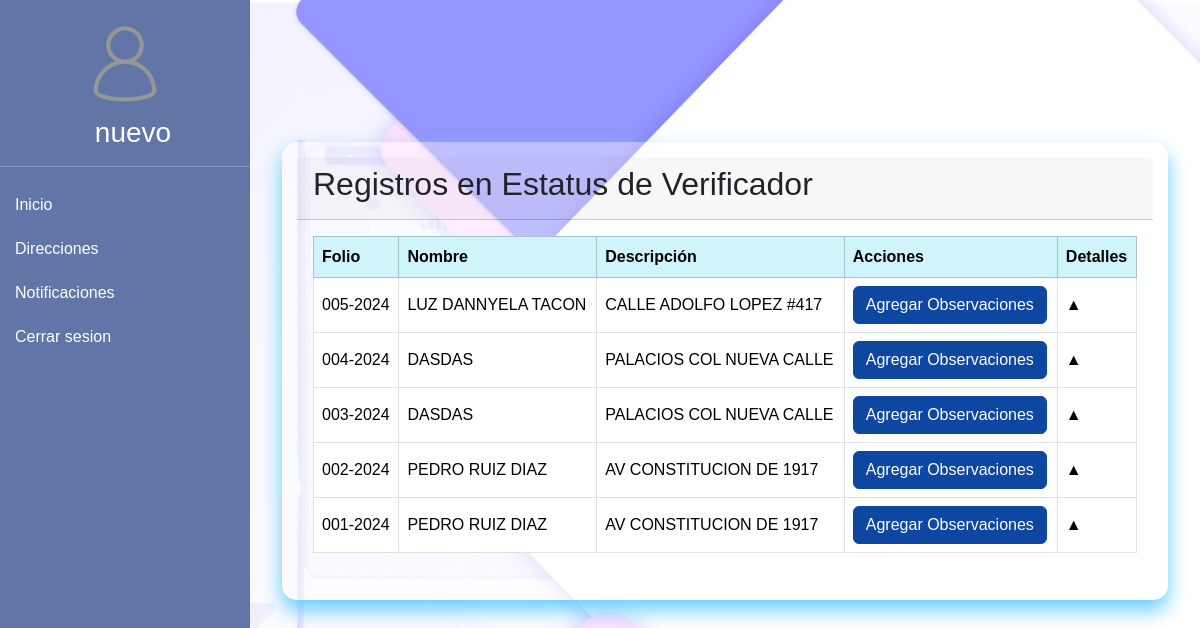
Page /php/verificador/verificador.php (signed in) on the committed database.
### tables this page shows
CREATE TABLE `formulario` (
  `folio` varchar(11) NOT NULL,
  `nombre_propietario` varchar(100) NOT NULL,
  `direccion` varchar(255) NOT NULL,
  `localidad` varchar(100) NOT NULL,
  `tipo_tramite` varchar(100) NOT NULL,
  `fecha_ingreso` date NOT NULL,
  `nombre_solicitante` varchar(100) NOT NULL,
  `telefono` varchar(15) NOT NULL,
  `correo` varchar(100) NOT NULL,
  `usuario_recibe` varchar(100) NOT NULL,
  `observaciones` text DEFAULT NULL,
  `fecha_entrega_estimada` date DEFAULT NULL,
  `ubicacion` varchar(255) DEFAULT NULL,
  `img_escrituras` varchar(255) DEFAULT NULL,
  `img_credencial` varchar(100) DEFAULT NULL,
  `estatus` varchar(30) NOT NULL,
  `created_at` timestamp NOT NULL DEFAULT current_timestamp(),
  `updated_at` timestamp NOT NULL DEFAULT current_timestamp() ON UPDATE current_timestamp(),
  `cord_lat` varchar(30) NOT NULL,
  `cord_long` varchar(30) NOT NULL
);

### php/verificador/usuario.php (called while the page is built, shortened)
<?php
$conn = connection();
$sql = "SELECT * FROM `formulario` WHERE estatus = 'verificador' ORDER BY `folio` DESC";
$result = $conn->query($sql);
?>

### php/verificador/verificador.php (the view, shortened to what this page needs)
<?php
 include('usuario.php');
?>
<!DOCTYPE html>
<html lang="en">
<head>
    <link href="https://cdn.jsdelivr.net/npm/bootstrap@5.3.2/dist/css/bootstrap.min.css" rel="stylesheet">
    <link rel="stylesheet" href="../../css/globals.css">
</head>
<body>
    <?php include('sidenav.php'); ?>
    <div class="content">
        <div class="card">
            <div class="card-header">
                <h2>Registros en Estatus de Verificador</h2>
            </div>
            <div class="card-body">
                <table class="table table-bordered table">
                    <thead class="table-info">
                        <tr>
                            <th>Folio</th>
                            <th>Nombre</th>
                            <th>Descripción</th>
                            <th>Acciones</th>
                            <th>Detalles</th>
                        </tr>
                    </thead>
                    <tbody>
                        <?php if ($result && $result->num_rows > 0): ?>
                            <?php while ($row = $result->fetch_assoc()): ?>
                                <tr>
                                    <td><?php echo htmlspecialchars($row['folio']); ?></td>
                                    <td><?php echo htmlspecialchars($row['nombre_propietario']); ?></td>
                                    <td><?php echo htmlspecialchars($row['direccion']); ?></td>
                                    <td>
                                        <?php if ($row['estatus'] !== 'ventanilla'): ?>
                                            <button type="button" class="btn btn-primary" data-bs-toggle="modal" data-bs-target="#modal-<?php echo htmlspecialchars($row['folio']); ?>">
                                                <i class="bi bi-pencil"></i> Agregar Observaciones
                                            </button>
                                        <?php endif; ?>
                                    </td>
                                    <td>
                                        <span class="collapse-toggle" data-bs-toggle="collapse" data-bs-target="#details-<?php echo htmlspecialchars($row['folio']); ?>" aria-expanded="false" aria-controls="details-<?php echo htmlspecialchars($row['folio']); ?>">
                                            &#9650;
                                        </span>
                                    </td>
                                </tr>
                            <?php endwhile; ?>
                        <?php else: ?>
                            <tr>
                                <td colspan="5">No se encontraron registros.</td>
                            </tr>
                        <?php endif; ?>
                    </tbody>
                </table>
            </div>
        </div>
    </div>
</body>
</html>

### css/globals.css (style rules this page uses)
*, *::before, *::after { box-sizing: border-box; margin: 0; padding: 0; }
body { font-family: system-ui, -apple-system, BlinkMacSystemFont, 'Segoe UI', Roboto, Oxygen, Ubuntu, Cantarell, 'Open Sans', 'Helvetica Neue', sans-serif; background-image: url(../img/bg.jpg); background-size: cover; }

### php/verificador/verificador.php (style rules this page uses)
body { background-color: #f0f2f5; font-family: Arial, sans-serif; margin: 0; padding: 0; }
.content { margin-top: 80px; padding: 2rem; width: 100%; max-width: calc(100% - 250px); }
.card { border: none; border-radius: 15px; box-shadow: 0 10px 20px rgba(100, 205, 255, 1); background-color: rgba(255, 255, 255, 0.4); margin-top: 30px; padding: 15px; }
.btn-primary { background-color: #0d47a1; border-color: #0d47a1; transition: none; }
.collapse-toggle { cursor: pointer; }

### php/verificador/sidenav.php (style rules this page uses)
body { background-color: #f0f2f5; font-family: Arial, sans-serif; }
.content { margin-left: 250px; padding: 2rem; }
.table th, .table td { vertical-align: middle; }

### rows in the picture
formulario: folio "005-2024", nombre_propietario "LUZ DANNYELA TACON", direccion "CALLE ADOLFO LOPEZ #417"
formulario: folio "004-2024", nombre_propietario "DASDAS", direccion "PALACIOS COL NUEVA CALLE"
formulario: folio "003-2024", nombre_propietario "DASDAS", direccion "PALACIOS COL NUEVA CALLE"
formulario: folio "002-2024", nombre_propietario "PEDRO RUIZ DIAZ", direccion "AV CONSTITUCION DE 1917"
formulario: folio "001-2024", nombre_propietario "PEDRO RUIZ DIAZ", direccion "AV CONSTITUCION DE 1917"

### other values in the picture
$username "nuevo"
